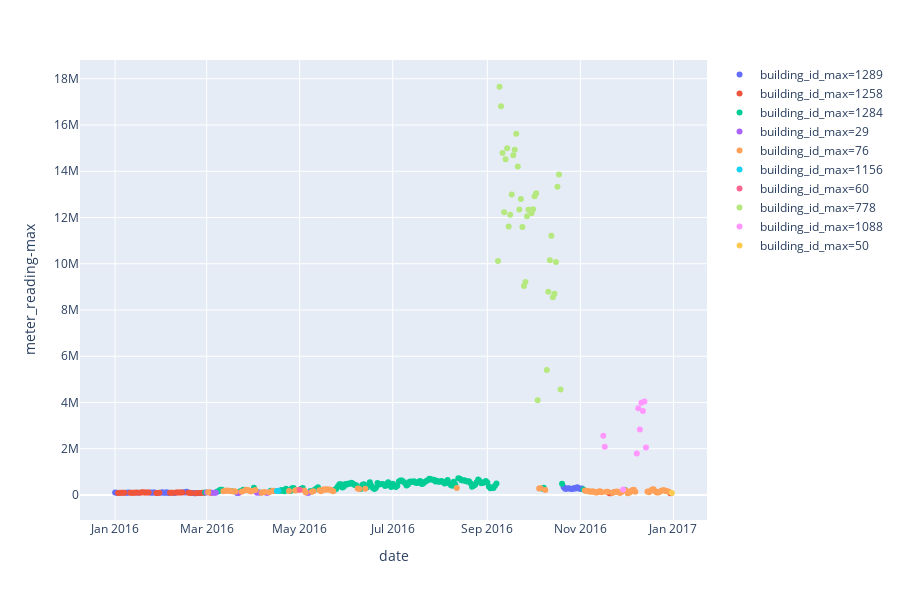

Notebook cell for this chart:
### Code cell
chilledwater = train_group_agg[train_group_agg['meter']=='chilledwater'].copy()
chilledwater['building_id_max'] = pd.Categorical(chilledwater['building_id_max'])
px.scatter(chilledwsteater, x='date', y='meter_reading-max', color='building_id_max')

### Figure 1 — Plotly figure (JSON) as saved in the notebook; plotly's stock layout.template omitted (floating-point values rounded to 4 significant figures; data arrays with more than 128 entries replaced by an {"elided": "..."} marker saying what was removed)
{"data": [{"hoverlabel": {"namelength": 0}, "hovertemplate": "building_id_max=1289<br>date=%{x}<br>meter_reading-max=%{y}", "legendgroup": "building_id_max=1289", "marker": {"color": "#636efa", "symbol": "circle"}, "mode": "markers", "name": "building_id_max=1289", "showlegend": true, "type": "scatter", "x": ["2016-01-01", "2016-01-02", "2016-01-08", "2016-01-09", "2016-01-10", "2016-01-16", "2016-01-24", "2016-01-25", "2016-01-26", "2016-01-27", "2016-01-31", "2016-02-01", "2016-02-02", "2016-02-03", "2016-02-04", "2016-02-05", "2016-02-09", "2016-02-15", "2016-02-16", "2016-02-17", "2016-02-21", "2016-02-22", "2016-02-25", "2016-03-21", "2016-05-06", "2016-10-21", "2016-10-22", "2016-10-23", "2016-10-24", "2016-10-25", "2016-10-26", "2016-10-27", "2016-10-28", "2016-10-29", "2016-10-30", "2016-10-31", "2016-11-01", "2016-11-02"], "xaxis": "x", "y": [104200.0, 98190.0, 97710.0, 100200.0, 106300.0, 103300.0, 112200.0, 101600.0, 110600.0, 107900.0, 103600.0, 115800.0, 97460.0, 94660.0, 115100.0, 91150.0, 85420.0, 121800.0, 110300.0, 136600.0, 90410.0, 79860.0, 84640.0, 88170.0, 98840.0, 348900.0, 274500.0, 273100.0, 294000.0, 281000.0, 261300.0, 263900.0, 302900.0, 287300.0, 332632, 289900.0, 261400.0, 283500.0], "yaxis": "y"}, {"hoverlabel": {"namelength": 0}, "hovertemplate": "building_id_max=1258<br>date=%{x}<br>meter_reading-max=%{y}", "legendgroup": "building_id_max=1258", "marker": {"color": "#EF553B", "symbol": "circle"}, "mode": "markers", "name": "building_id_max=1258", "showlegend": true, "type": "scatter", "x": ["2016-01-03", "2016-01-04", "2016-01-05", "2016-01-06", "2016-01-07", "2016-01-11", "2016-01-12", "2016-01-13", "2016-01-14", "2016-01-15", "2016-01-17", "2016-01-18", "2016-01-19", "2016-01-20", "2016-01-21", "2016-01-22", "2016-01-23", "2016-01-28", "2016-01-29", "2016-01-30", "2016-02-06", "2016-02-07", "2016-02-08", "2016-02-10", "2016-02-11", "2016-02-12", "2016-02-13", "2016-02-14", "2016-02-18", "2016-02-19", "2016-02-20", "2016-02-23", "2016-02-24", "2016-02-26", "2016-02-27", "2016-02-28", "2016-03-03", "2016-03-04", "2016-11-20", "2016-11-21", "2016-12-30"], "xaxis": "x", "y": [83890.0, 96510.0, 102100.0, 100300.0, 102400.0, 99080.0, 103100.0, 103000.0, 101700.0, 105300.0, 95790.0, 107000.0, 115300.0, 113700.0, 109400.0, 111400.0, 105700.0, 92200.0, 92290.0, 96900.0, 98520.0, 94920.0, 98180.0, 113300.0, 112300.0, 112000.0, 113600.0, 109400.0, 99050.0, 103200.0, 91160.0, 77370.0, 89710.0, 86410.0, 102300.0, 91320.0, 104400.0, 100100.0, 81080.0, 77080.0, 81500.0], "yaxis": "y"}, {"hoverlabel": {"namelength": 0}, "hovertemplate": "building_id_max=1284<br>date=%{x}<br>meter_reading-max=%{y}", "legendgroup": "building_id_max=1284", "marker": {"color": "#00cc96", "symbol": "circle"}, "mode": "markers", "name": "building_id_max=1284", "showlegend": true, "type": "scatter", "x": {"elided": "134 str values"}, "xaxis": "x", "y": {"elided": "134 float values"}, "yaxis": "y"}, {"hoverlabel": {"namelength": 0}, "hovertemplate": "building_id_max=29<br>date=%{x}<br>meter_reading-max=%{y}", "legendgroup": "building_id_max=29", "marker": {"color": "#ab63fa", "symbol": "circle"}, "mode": "markers", "name": "building_id_max=29", "showlegend": true, "type": "scatter", "x": ["2016-03-01", "2016-03-05", "2016-03-06", "2016-03-07", "2016-03-22", "2016-04-03", "2016-04-05", "2016-04-09", "2016-04-10", "2016-05-07"], "xaxis": "x", "y": [104300.0, 94720.0, 94000.0, 96450.0, 91510.0, 94130.0, 101938, 93660.0, 95100.0, 98100.0], "yaxis": "y"}, {"hoverlabel": {"namelength": 0}, "hovertemplate": "building_id_max=76<br>date=%{x}<br>meter_reading-max=%{y}", "legendgroup": "building_id_max=76", "marker": {"color": "#FFA15A", "symbol": "circle"}, "mode": "markers", "name": "building_id_max=76", "showlegend": true, "type": "scatter", "x": ["2016-03-02", "2016-03-12", "2016-03-13", "2016-03-14", "2016-03-15", "2016-03-16", "2016-03-18", "2016-03-19", "2016-03-20", "2016-03-24", "2016-03-26", "2016-03-27", "2016-03-28", "2016-03-29", "2016-03-30", "2016-03-31", "2016-04-02", "2016-04-06", "2016-04-07", "2016-04-08", "2016-04-11", "2016-04-13", "2016-04-14", "2016-04-15", "2016-04-24", "2016-04-28", "2016-04-29", "2016-04-30", "2016-05-04", "2016-05-05", "2016-05-09", "2016-05-10", "2016-05-14", "2016-05-15", "2016-05-16", "2016-05-17", "2016-05-18", "2016-05-19", "2016-05-20", "2016-05-21", "2016-05-22", "2016-05-23", "2016-06-08", "2016-06-09", "2016-06-13", "2016-08-12", "2016-10-05", "2016-10-06", "2016-10-09", "2016-11-04", "2016-11-05", "2016-11-06", "2016-11-07", "2016-11-08", "2016-11-09", "2016-11-10", "2016-11-11", "2016-11-12", "2016-11-13", "2016-11-14", "2016-11-15", "2016-11-18", "2016-11-19", "2016-11-22", "2016-11-23", "2016-11-24", "2016-11-25", "2016-11-26", "2016-11-27", "2016-11-28", "2016-12-01", "2016-12-02", "2016-12-03", "2016-12-04", "2016-12-05", "2016-12-06", "2016-12-07", "2016-12-15", "2016-12-16", "2016-12-17", "2016-12-18", "2016-12-19", "2016-12-20", "2016-12-21", "2016-12-22", "2016-12-23", "2016-12-24", "2016-12-25", "2016-12-26", "2016-12-27", "2016-12-28", "2016-12-29"], "xaxis": "x", "y": [118100.0, 165300.0, 172600.0, 197500.0, 185200.0, 183200.0, 157300.0, 163300.0, 155100.0, 145400.0, 200300.0, 228100.0, 218000.0, 186200.0, 152800.0, 190300.0, 217500.0, 96960.0, 122600.0, 126200.0, 119900.0, 175800.0, 185500.0, 173900.0, 171000.0, 200500.0, 222400.0, 212300.0, 194300.0, 106600.0, 137600.0, 167900.0, 204800.0, 165900.0, 217000.0, 249700.0, 233300.0, 250000.0, 239600.0, 228100.0, 198300.0, 165500.0, 277533, 264400.0, 272700.0, 308300.0, 287400.0, 288900.0, 215400.0, 197200.0, 170100.0, 174800.0, 157200.0, 142900.0, 159000.0, 141300.0, 113200.0, 107800.0, 157318, 166600.0, 119300.0, 138000.0, 139300.0, 89950.0, 136500.0, 142400.0, 152200.0, 116500.0, 92780.0, 129800.0, 194200.0, 81550.0, 96320.0, 147200.0, 209200.0, 229000.0, 139700.0, 148600.0, 120500.0, 187500.0, 239600.0, 248300.0, 163300.0, 105600.0, 105600.0, 141600.0, 180600.0, 202400.0, 206100.0, 172400.0, 167400.0, 144800.0], "yaxis": "y"}, {"hoverlabel": {"namelength": 0}, "hovertemplate": "building_id_max=1156<br>date=%{x}<br>meter_reading-max=%{y}", "legendgroup": "building_id_max=1156", "marker": {"color": "#19d3f3", "symbol": "circle"}, "mode": "markers", "name": "building_id_max=1156", "showlegend": true, "type": "scatter", "x": ["2016-04-16", "2016-04-17"], "xaxis": "x", "y": [173800.0, 188000.0], "yaxis": "y"}, {"hoverlabel": {"namelength": 0}, "hovertemplate": "building_id_max=60<br>date=%{x}<br>meter_reading-max=%{y}", "legendgroup": "building_id_max=60", "marker": {"color": "#FF6692", "symbol": "circle"}, "mode": "markers", "name": "building_id_max=60", "showlegend": true, "type": "scatter", "x": ["2016-05-01"], "xaxis": "x", "y": [229300.0], "yaxis": "y"}, {"hoverlabel": {"namelength": 0}, "hovertemplate": "building_id_max=778<br>date=%{x}<br>meter_reading-max=%{y}", "legendgroup": "building_id_max=778", "marker": {"color": "#B6E880", "symbol": "circle"}, "mode": "markers", "name": "building_id_max=778", "showlegend": true, "type": "scatter", "x": ["2016-09-08", "2016-09-09", "2016-09-10", "2016-09-11", "2016-09-12", "2016-09-13", "2016-09-14", "2016-09-15", "2016-09-16", "2016-09-17", "2016-09-18", "2016-09-19", "2016-09-20", "2016-09-21", "2016-09-22", "2016-09-23", "2016-09-24", "2016-09-25", "2016-09-26", "2016-09-27", "2016-09-28", "2016-09-29", "2016-09-30", "2016-10-01", "2016-10-02", "2016-10-03", "2016-10-04", "2016-10-10", "2016-10-11", "2016-10-12", "2016-10-13", "2016-10-14", "2016-10-15", "2016-10-16", "2016-10-17", "2016-10-18", "2016-10-19"], "xaxis": "x", "y": [10122700, 17654966, 16815506, 14794231, 12231095, 14521837, 14991545, 11617239, 12123555, 12993775, 14696231, 14931564, 15617309, 14203782, 12351834, 12803935, 11595066, 9034653, 9212485, 12054147, 12340896, 12315860, 12183743, 12362908, 12914671, 13052002, 4093785, 5410000.0, 8792932, 10153329, 11206787, 8550955, 8706718, 10080703, 13325371, 13861170, 4565362], "yaxis": "y"}, {"hoverlabel": {"namelength": 0}, "hovertemplate": "building_id_max=1088<br>date=%{x}<br>meter_reading-max=%{y}", "legendgroup": "building_id_max=1088", "marker": {"color": "#FF97FF", "symbol": "circle"}, "mode": "markers", "name": "building_id_max=1088", "showlegend": true, "type": "scatter", "x": ["2016-11-16", "2016-11-17", "2016-11-29", "2016-12-08", "2016-12-09", "2016-12-10", "2016-12-11", "2016-12-12", "2016-12-13", "2016-12-14"], "xaxis": "x", "y": [2566796, 2086000.0, 244200.0, 1797000.0, 3758000.0, 2839000.0, 3995541, 3629000.0, 4045015, 2053000.0], "yaxis": "y"}, {"hoverlabel": {"namelength": 0}, "hovertemplate": "building_id_max=50<br>date=%{x}<br>meter_reading-max=%{y}", "legendgroup": "building_id_max=50", "marker": {"color": "#FECB52", "symbol": "circle"}, "mode": "markers", "name": "building_id_max=50", "showlegend": true, "type": "scatter", "x": ["2016-12-31"], "xaxis": "x", "y": [82560.0], "yaxis": "y"}], "layout": {"height": 600, "legend": {"tracegroupgap": 0}, "margin": {"t": 60}, "xaxis": {"anchor": "y", "domain": [0, 1], "title": {"text": "date"}}, "yaxis": {"anchor": "x", "domain": [0, 1], "title": {"text": "meter_reading-max"}}}}
